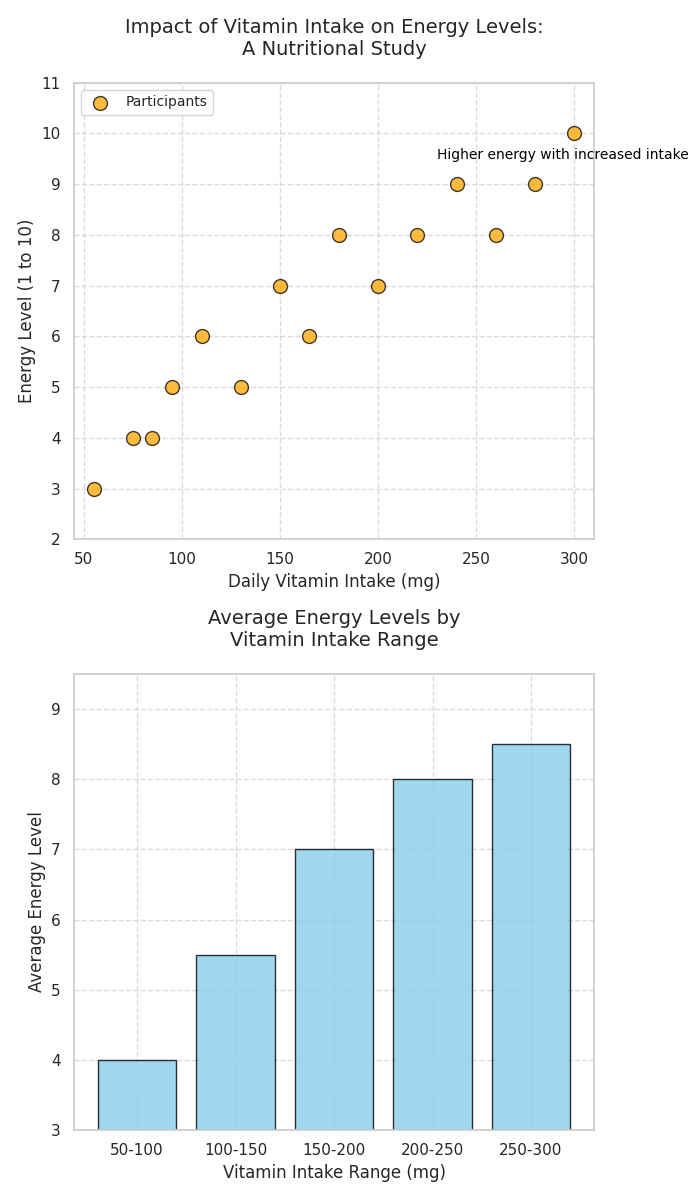

The Python source for this figure:
import matplotlib.pyplot as plt
import numpy as np

vitamin_intake = np.array([55, 75, 85, 95, 110, 130, 150, 165, 180, 200, 220, 240, 260, 280, 300])
energy_levels = np.array([3, 4, 4, 5, 6, 5, 7, 6, 8, 7, 8, 9, 8, 9, 10])

bins = [50, 100, 150, 200, 250, 300]
bin_indices = np.digitize(vitamin_intake, bins)
average_energy_levels = [np.mean(energy_levels[bin_indices == i]) for i in range(1, len(bins))]

# Change the subplot layout to 2 rows and 1 column
fig, axes = plt.subplots(2, 1, figsize=(7, 12))

# First subplot: Scatter plot
axes[0].scatter(vitamin_intake, energy_levels, color='orange', s=100, alpha=0.75, edgecolor='black', label='Participants')
axes[0].set_title("Impact of Vitamin Intake on Energy Levels:\nA Nutritional Study", fontsize=14, pad=20)
axes[0].set_xlabel("Daily Vitamin Intake (mg)", fontsize=12)
axes[0].set_ylabel("Energy Level (1 to 10)", fontsize=12)
axes[0].set_xlim(min(vitamin_intake) - 10, max(vitamin_intake) + 10)
axes[0].set_ylim(min(energy_levels) - 1, max(energy_levels) + 1)
axes[0].grid(True, linestyle='--', alpha=0.7)
axes[0].legend(loc='upper left', fontsize=10)
axes[0].annotate('Higher energy with increased intake', xy=(250, 9), xytext=(230, 9.5),
                 arrowprops=dict(facecolor='black', arrowstyle='->'),
                 fontsize=10, color='black')

# Second subplot: Bar chart
range_labels = ["50-100", "100-150", "150-200", "200-250", "250-300"]
axes[1].bar(range_labels, average_energy_levels, color='skyblue', edgecolor='black', alpha=0.8)
axes[1].set_title("Average Energy Levels by\nVitamin Intake Range", fontsize=14, pad=20)
axes[1].set_xlabel("Vitamin Intake Range (mg)", fontsize=12)
axes[1].set_ylabel("Average Energy Level", fontsize=12)
axes[1].set_ylim(min(average_energy_levels) - 1, max(average_energy_levels) + 1)
axes[1].grid(True, linestyle='--', alpha=0.7)

plt.tight_layout()
plt.show()
